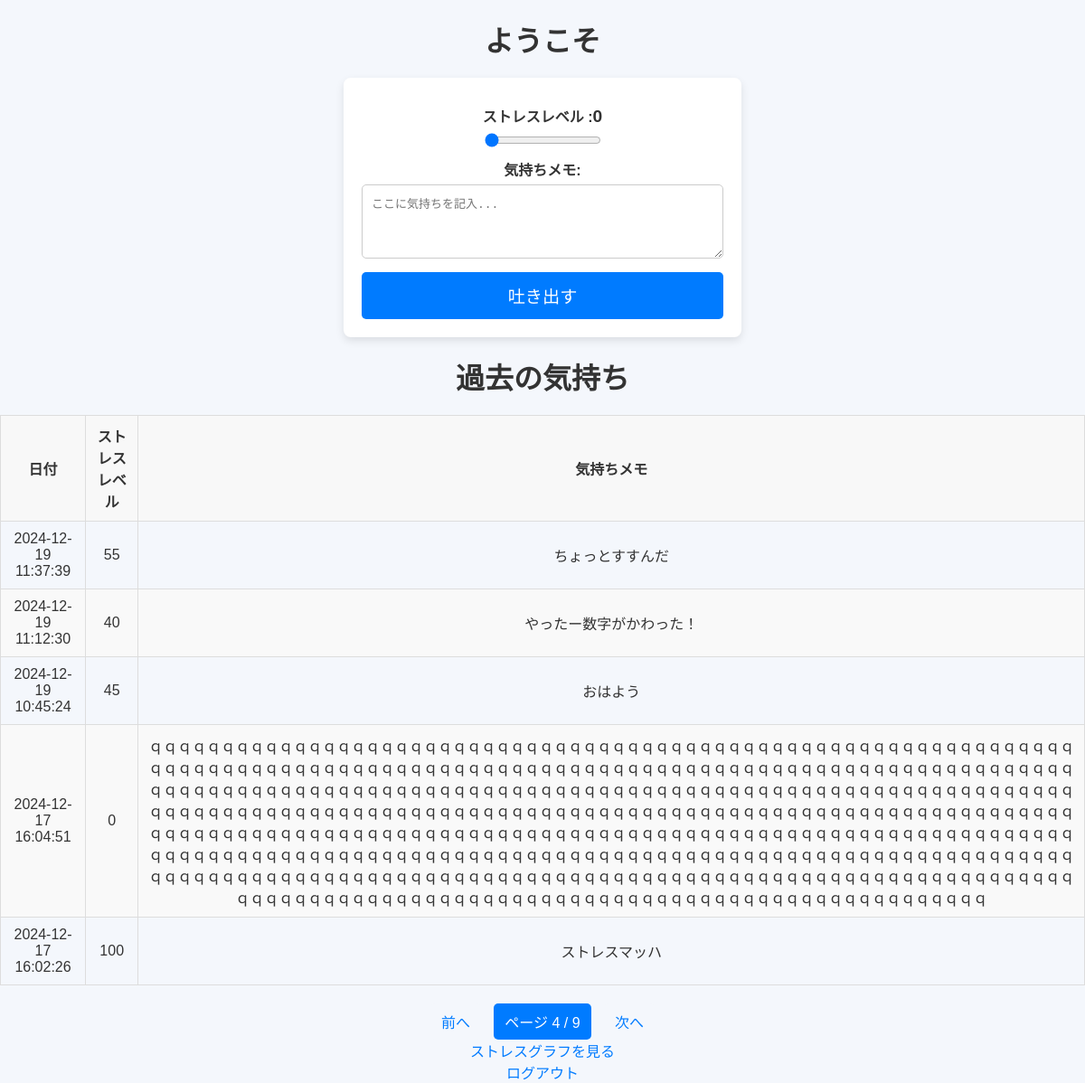
/dashboard?page=4 (signed in), run on the app's committed database.
### tables this page shows
CREATE TABLE mental_checks (
            id INTEGER PRIMARY KEY AUTOINCREMENT,
            user_id INTEGER NOT NULL,
            date TEXT NOT NULL,
            stress_level INTEGER NOT NULL,
            mood_description TEXT,
            FOREIGN KEY (user_id) REFERENCES users (id)
        );

### health/Mental_Check_App.py (the view, shortened to what this page needs)
@app.route('/dashboard', methods=['GET', 'POST'])
def dashboard():
    if 'user_id' not in session:
        return redirect(url_for('login'))
    user_id = session['user_id']
    page = request.args.get('page', 1, type=int)
    per_page = 5
    error = None
    with get_db_connection() as conn:
        checks = conn.execute(
            'SELECT * FROM mental_checks WHERE user_id = ? ORDER BY date DESC LIMIT ? OFFSET ?',
            (user_id, per_page, (page - 1) * per_page)
        ).fetchall()
        total_checks = conn.execute('SELECT COUNT(*) FROM mental_checks WHERE user_id = ?', (user_id,)).fetchone()[0]
    total_pages = (total_checks + per_page - 1) // per_page
    return render_template('dashboard.html', checks=checks, page=page, total_pages=total_pages, error=error)

### health/Mental_Check_App.py (called while the page is built)
def get_db_connection():
    conn = sqlite3.connect(DATABASE)
    conn.row_factory = sqlite3.Row
    return conn

### health/templates/dashboard.html (shortened to what this page needs)
<!DOCTYPE html>
<html lang="ja">
<head>
    <link rel="stylesheet" href="{{ url_for('static', filename='style.css') }}">
</head>
<body>
    <h1>ようこそ</h1>
    <form action="{{ url_for('dashboard') }}" method="POST">
        <label for="stress_level">ストレスレベル :<span id="stress_value">0</span></label>
        <input type="range" id="stress_level" name="stress_level" min="0" max="100" step="5" value="0" required oninput="updateStressValue()">
        <label for="mood_description">気持ちメモ:</label>
        <textarea id="mood_description" name="mood_description" rows="4" placeholder="ここに気持ちを記入..." maxlength="500"></textarea>
        <button type="submit">吐き出す</button>
    </form>
    <h2>過去の気持ち</h2>
    <div class="table-container">
        <table>
            <thead>
                <tr>
                    <th>日付</th>
                    <th>ストレスレベル</th>
                    <th>気持ちメモ</th>
                </tr>
            </thead>
            <tbody>
                {% for check in checks %}
                <tr>
                    <td>{{ check['date'] }}</td>
                    <td>{{ check['stress_level'] }}</td>
                    <td>{{ check['mood_description'] }}</td>
                </tr>
                {% endfor %}
            </tbody>
        </table>
    </div>
    <div class="pagination">
        {% if page > 1 %}
            <a href="{{ url_for('dashboard', page=page-1) }}">前へ</a>
        {% endif %}
        <span class="current-page">ページ {{ page }} / {{ total_pages }}</span>
        {% if page < total_pages %}
            <a href="{{ url_for('dashboard', page=page+1) }}">次へ</a>
        {% endif %}
    </div>
    <a href="{{ url_for('analysis') }}">ストレスグラフを見る</a><br>
    <a href="{{ url_for('logout') }}">ログアウト</a>
</body>
</html>

### health/static/style.css (style rules this page uses)
body { font-family: 'Arial', sans-serif; background-color: #f4f7fc; color: #333; margin: 0; padding: 0; text-align: center; }
h1, h2 { font-size: 2em; color: #333; margin: 20px 0; }
textarea { width: 100%; padding: 10px; margin: 0; border: 1px solid #ccc; border-radius: 5px; box-sizing: border-box; }
form { background-color: #fff; padding: 20px; margin: 20px auto; border-radius: 8px; box-shadow: 0 4px 10px rgba(0, 0, 0, 0.1); max-width: 400px; text-align: left; display: flex; flex-direction: column; align-items: center; }
label { display: block; margin: 10px 0 5px; font-weight: bold; }
input[type="text"], input[type="password"], input[type="date"], textarea { width: 100%; padding: 10px; margin-bottom: 15px; border: 1px solid #ccc; border-radius: 5px; font-size: 1em; }
button { width: 100%; padding: 12px; background-color: #007bff; color: #fff; border: none; border-radius: 5px; font-size: 1.2em; cursor: pointer; }
a { color: #007bff; text-decoration: none; font-size: 1em; }
table { width: 100%; margin: 20px auto; border-collapse: collapse; }
th, td { padding: 10px; text-align: center; border: 1px solid #ddd; }
th { background-color: #f8f8f8; }
tr:nth-child(even) { background-color: #f9f9f9; }
.pagination { margin-top: 20px; }
.pagination a, .pagination span { display: inline-block; padding: 8px 12px; margin: 0 5px; text-decoration: none; background-color: #f4f7fc; color: #007bff; border-radius: 5px; }
.pagination .current-page { background-color: #007bff; color: #fff; }
#stress_value { font-size: 1.2em; font-weight: bold; }

### data on the page
mental_checks: date "2024-12-19 11:37:39", stress_level "55", mood_description "ちょっとすすんだ"
mental_checks: date "2024-12-19 11:12:30", stress_level "40", mood_description "やったー数字がかわった！"
mental_checks: date "2024-12-19 10:45:24", stress_level "45", mood_description "おはよう"
mental_checks: date "2024-12-17 16:04:51", stress_level "0", mood_description "ｑｑｑｑｑｑｑｑｑｑｑｑｑｑｑｑｑｑｑｑｑｑｑｑｑｑｑｑｑｑｑｑｑｑｑｑｑｑｑｑｑｑｑｑｑｑｑｑｑｑｑｑｑｑｑｑｑｑｑｑｑｑｑｑｑｑｑｑｑｑｑｑｑｑｑｑｑｑｑｑｑｑｑｑｑｑｑｑｑｑｑｑｑｑｑｑｑｑｑｑｑｑｑｑｑｑｑｑｑｑｑｑｑｑｑｑｑｑｑｑｑｑｑｑｑｑｑｑｑｑｑｑｑｑｑｑｑｑｑｑｑｑｑｑｑｑｑｑｑｑｑｑｑｑｑｑｑｑｑｑｑｑｑｑｑｑｑｑｑｑｑｑｑｑｑｑｑｑｑｑｑｑｑｑｑｑｑｑｑｑｑｑｑｑｑｑｑｑｑｑｑｑｑｑｑｑｑｑｑｑｑｑｑｑｑｑｑｑｑｑｑｑｑｑｑｑｑｑｑｑｑｑｑｑｑｑｑｑｑｑｑｑｑｑｑｑｑｑｑｑｑｑｑｑｑｑｑｑｑｑｑｑｑｑｑｑｑｑｑｑｑｑｑｑｑｑｑｑｑｑｑｑｑｑｑｑｑｑｑｑｑｑｑｑｑｑｑｑｑｑｑｑｑｑｑｑｑｑｑｑｑｑｑｑｑｑｑｑｑｑｑｑｑｑｑｑｑｑｑｑｑｑｑｑｑｑｑｑｑｑｑｑｑｑｑｑｑｑｑｑｑｑｑｑｑｑｑｑｑｑｑｑｑｑｑｑｑｑｑｑｑｑｑｑｑｑｑｑｑｑｑｑｑｑｑｑｑｑｑｑｑｑｑｑｑｑｑｑｑｑｑｑｑｑｑｑｑｑｑｑｑｑｑｑｑｑｑｑｑｑｑｑｑｑｑｑｑｑｑｑｑｑｑｑｑｑｑｑｑｑｑｑｑｑｑｑｑｑｑｑｑｑｑｑｑｑｑｑｑｑｑｑｑｑｑｑｑｑｑｑｑｑｑｑｑｑｑｑｑｑｑｑｑｑｑｑｑｑｑｑｑｑｑｑｑｑｑｑｑｑ"
mental_checks: date "2024-12-17 16:02:26", stress_level "100", mood_description "ストレスマッハ"

### other printed values
{{ page }} "4"
{{ total_pages }} "9"
